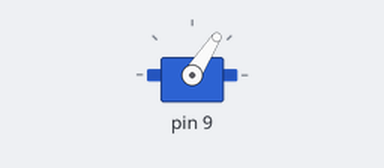
Simulated run of this sketch. Board: Arduino Uno, built with avr-gcc and run on an emulated ATmega328P. Shown: servo.

Above: at 0.05 s.
At 0.2 s:
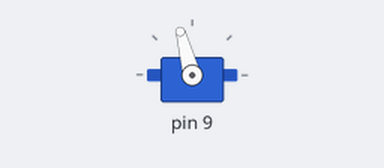
At 0.35 s:
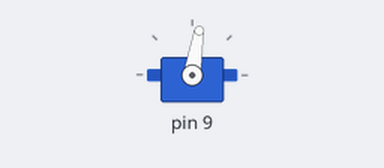
Timing chart, 0 to 3.0 s (numbered marks = the images above):
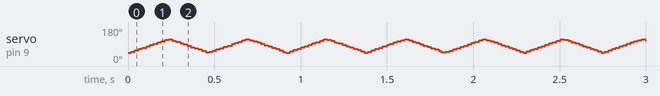

The sketch:

testServo.ino
```cpp
#include <Servo.h>
#include <arduino.h>
#include "signal.h"
#include <inttypes.h>

Signal main_signal=Signal(1000,1750,2,10,9);
Servo servo;

void setup() {
  Serial.begin(115200);
  main_signal.init();
  main_signal.toMaxPos();
}

void loop() {
  uint64_t now=millis();
  main_signal.update(now);
}
```

signal.cpp
```cpp
#include "signal.h"

Signal::Signal(uint16_t minPos, uint16_t maxPos, uint8_t timeStep, uint8_t step, uint8_t pin){
  Signal::minPos=minPos;
  Signal::maxPos=maxPos;
  Signal::curPos=minPos+1;
  Signal::done=false;
  Signal::toMax=false;
  Signal::signalServo.writeMicroseconds(Signal::minPos);
  Signal::timeStep=timeStep;
  Signal::nextUpdate=timeStep;
  Signal::step=step;
  Signal::pin=(pin);
  return;
}

void Signal::init(){
  Signal::signalServo.attach(pin);
}

void Signal::toMaxPos(){
  Signal::toMax=true;
  Signal::done=false;
  return;
}

void Signal::toMinPos(){
  Signal::toMax=false;
  Signal::done=false;
  return;
}

void Signal::update(uint64_t now){
  if(!Signal::done && Signal::nextUpdate<now){
    Signal::nextUpdate=now+timeStep;
    if(Signal::toMax)
    {
      if(Signal::curPos<Signal::maxPos)
      {
        Signal::goToPos(Signal::curPos+step);
        if(Signal::curPos>=Signal::maxPos)
        {
          Signal::goToPos(Signal::maxPos);
          Signal::toMinPos();//Signal::done=true;
        }
      }
    }
    else
    {
      if(Signal::curPos>Signal::minPos)
      {
        Signal::goToPos(Signal::curPos-step);
        if(Signal::curPos<=Signal::minPos)
        {
          Signal::goToPos(Signal::minPos);
          Signal::toMaxPos();//Signal::done=true;
        }
      }
    }
  }
  return;
}

void Signal::goToPos(uint16_t pos){
  Signal::signalServo.writeMicroseconds(pos);
  Signal::curPos=pos;
}
```

signal.h
```cpp
#ifndef Signal_h
#define Signal_h

#include <Servo.h>
#include <inttypes.h>
#include <arduino.h>

class Signal
{
  public:
    Signal(uint16_t minPos, uint16_t maxPos, uint8_t timeStep, uint8_t step, uint8_t pin);
    void update(uint64_t now);
    void toMaxPos();
    void toMinPos();
    void init();

  private:
    uint16_t minPos;
    uint16_t maxPos;
    uint8_t timeStep;
    uint16_t curPos;
    uint64_t nextUpdate;
    bool toMax;
    bool done;
    uint8_t pin;
    uint8_t step;
    Servo signalServo;
    void goToPos(uint16_t pos);
};

#endif
```
